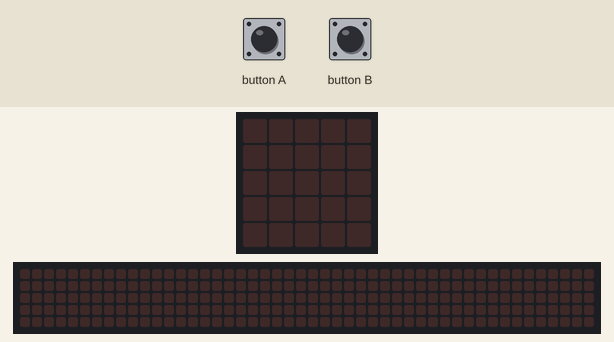
Simulated run of this program. Board: BBC micro:bit running MicroPython. Shown: the board's 5×5 LED display, a strip that is not on the board, showing the scrolling text unrolled. The inputs (shaded band) are chosen by the test bench. The 48×5 strip is a reading aid, not a part: it shows the text the display is scrolling, unrolled, one strip-width of it at a time.

Above: at 1.2 s.
1.3 s: button A pressed for 0.15 s
At 5.6 s:
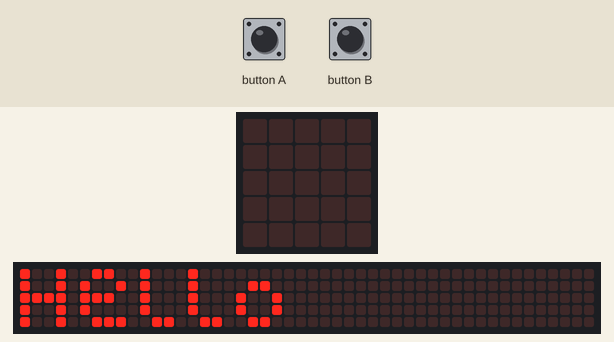
At 6.02 s:
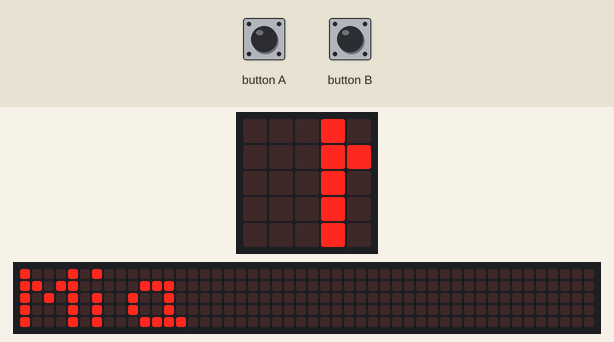
7.3 s: button B pressed for 3.2 s
At 10.0 s:
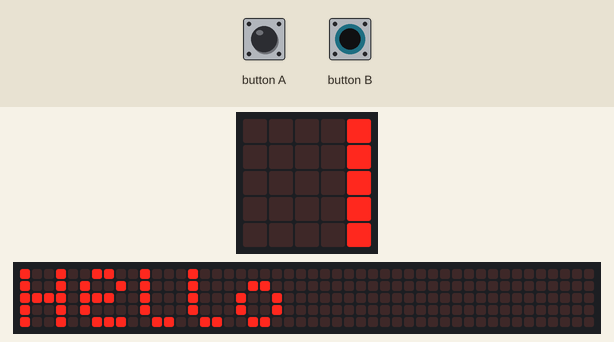
Timing chart, 0 to 11.5 s (numbered marks = the images above; inputs shaded):
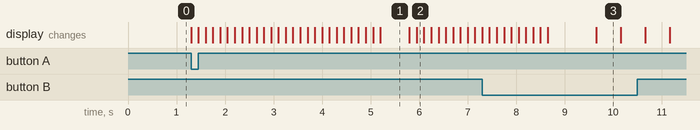

Measured:
- after the input at 1.3 s, the display: first changes at once (image 1 shows a later state)
- after the input at 7.3 s, the display: first differs from a run without the input after 2.4 s (image 3)
- what the display in image 1 shows lasts 0.6 s, from 5.2 s to 5.8 s
- what the display in image 3 shows lasts 0.5 s, from 9.7 s to 10.2 s

The program:

helloworld_mia.py
```python
# Write your code here :-)
from microbit import *
name = "Mia"
while True:
    if button_a.is_pressed():
        display.scroll("Hello ")
        display.scroll(name)
        sleep(1000)
    if button_b.is_pressed():
        display.scroll('Hello', delay=500, wait=True, loop=False, monospace=False)
        display.scroll(name, delay=500, wait=True, loop=False, monospace=False)
```
